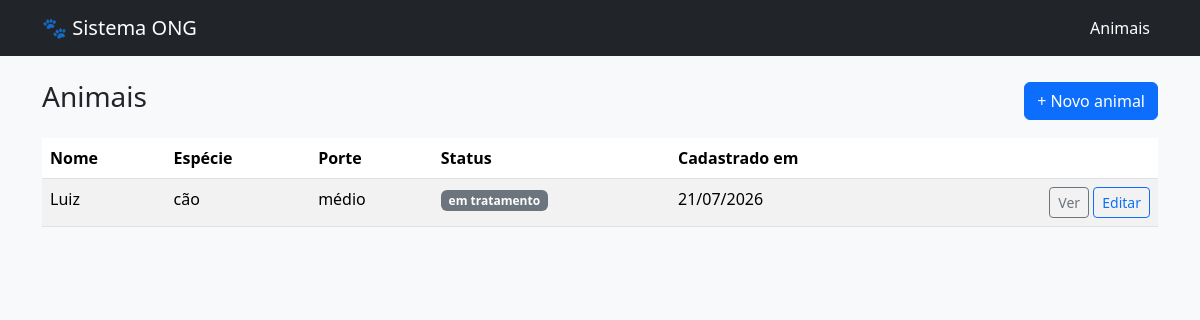
Page /animais on the committed database.
### models.py (models this page shows, shortened)
class Animal(db.Model):
    __tablename__ = 'animal'
    id = db.Column(db.Integer, primary_key=True)
    nome = db.Column(db.String(80), nullable=False)
    especie = db.Column(db.String(30), nullable=False)   # 'cão', 'gato', 'outro'
    raca = db.Column(db.String(60))
    sexo = db.Column(db.String(10))                       # 'macho', 'fêmea'
    porte = db.Column(db.String(20))                       # 'pequeno', 'médio', 'grande'
    cor = db.Column(db.String(40))
    idade_aproximada = db.Column(db.String(30))            # ex: "2 anos", "filhote"
    descricao = db.Column(db.Text)
    foto_url = db.Column(db.String(255))
    status = db.Column(db.String(20), nullable=False, default='resgatado')
    data_cadastro = db.Column(db.DateTime, default=datetime.utcnow)
    resgates = db.relationship('Resgate', backref='animal', lazy=True)
    adocoes = db.relationship('Adocao', backref='animal', lazy=True)
    historico = db.relationship('HistoricoAnimal', backref='animal', lazy=True)

### app.py (the view)
@app.route('/animais')
def listar_animais():
    animais = Animal.query.order_by(Animal.data_cadastro.desc()).all()
    return render_template('animais/lista.html', animais=animais)

### templates/animais/lista.html (shortened to what this page needs)
{% extends "base.html" %}
{% block conteudo %}
  <div class="d-flex justify-content-between align-items-center mb-3">
    <h1 class="h3">Animais</h1>
    <a href="{{ url_for('novo_animal') }}" class="btn btn-primary">+ Novo animal</a>
  </div>
  {% if animais %}
    <table class="table table-striped bg-white">
      <thead>
        <tr>
          <th>Nome</th>
          <th>Espécie</th>
          <th>Porte</th>
          <th>Status</th>
          <th>Cadastrado em</th>
          <th></th>
        </tr>
      </thead>
      <tbody>
        {% for animal in animais %}
          <tr>
            <td>{{ animal.nome }}</td>
            <td>{{ animal.especie }}</td>
            <td>{{ animal.porte or '-' }}</td>
            <td>
              <span class="badge bg-secondary">{{ animal.status.replace('_', ' ') }}</span>
            </td>
            <td>{{ animal.data_cadastro.strftime('%d/%m/%Y') }}</td>
            <td class="text-end">
              <a href="{{ url_for('detalhe_animal', animal_id=animal.id) }}" class="btn btn-sm btn-outline-secondary">Ver</a>
              <a href="{{ url_for('editar_animal', animal_id=animal.id) }}" class="btn btn-sm btn-outline-primary">Editar</a>
            </td>
          </tr>
        {% endfor %}
      </tbody>
    </table>
  {% else %}
    <p class="text-muted">Nenhum animal cadastrado ainda.</p>
  {% endif %}
{% endblock %}

### rows in the picture
Animal: nome "Luiz", especie "cão", porte "médio", status.replace "em tratamento", data_cadastro "21/07/2026"
